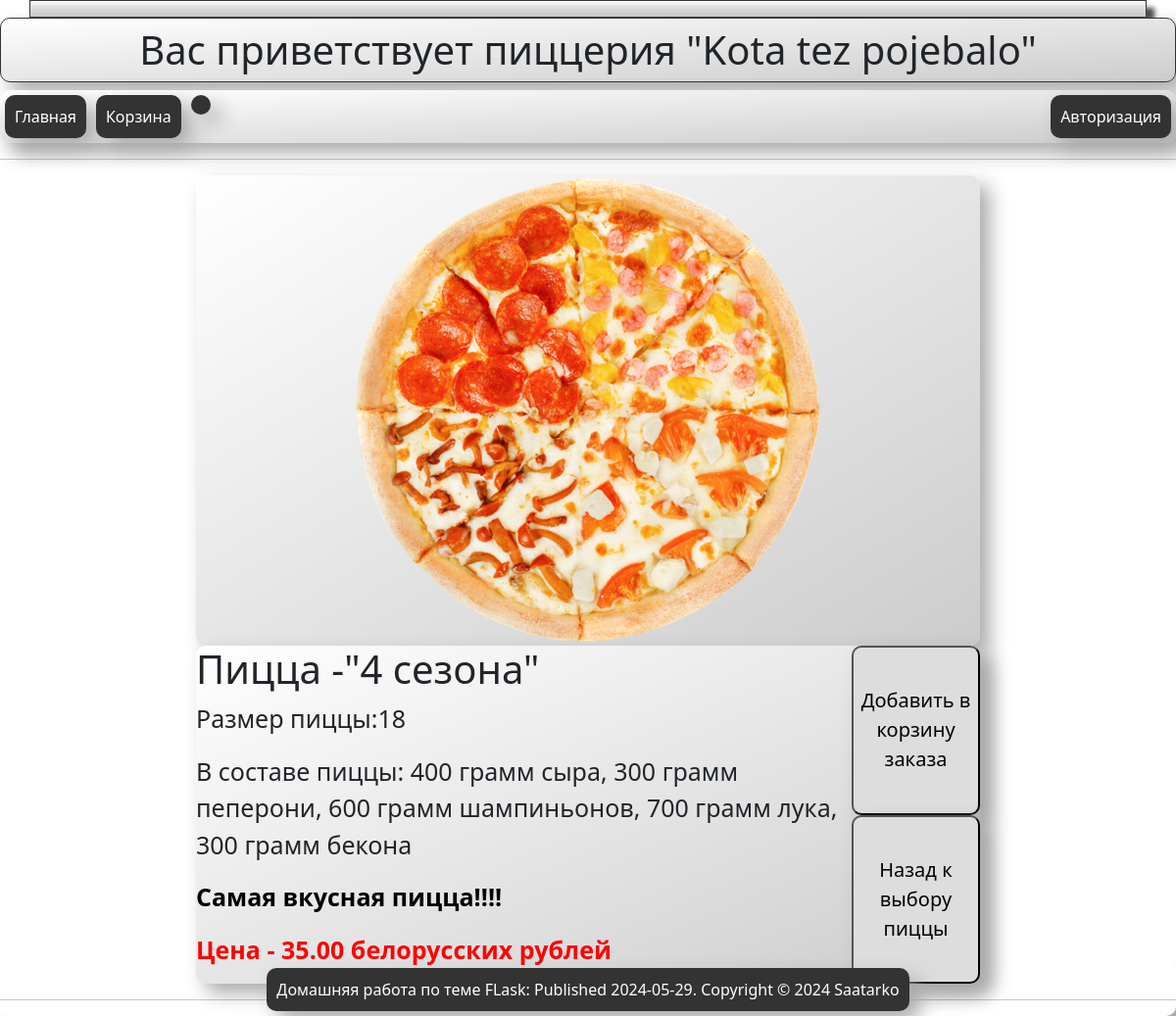
The page /pizza/4 сезона on the database its author committed.
### main.py (models this page shows)
class Recipes(db.Model):
    id_recipe = db.Column(db.Integer, primary_key=True)
    name_recipe = db.Column(db.String(50), unique=True)
    size = db.Column(db.Integer)
    cheese = db.Column(db.Integer)
    pepperoni = db.Column(db.Integer)
    mushrooms = db.Column(db.Integer)
    onions = db.Column(db.Integer)
    bacon = db.Column(db.Integer)
    price = db.Column(db.Integer)
    description = db.Column(db.Text)
    eng_name = db.Column(db.Text)

### main.py (the view)
@app.route('/pizza/<string:pizza>')   # Функция обработки страницы конкретной пиццы
def get_pizza_interface(pizza):
    if pizza != 'favicon.ico':
        pizza = SyncORM.get_pizza(pizza)
        temp = pizza.eng_name
        path = '/media/examples/' + temp + '.png'
        return render_template('pizza.html', pizza=pizza, temp_path=path)

### main.py (called while the page is built)
    @staticmethod
    def get_pizza(name):
        with app.app_context():
            query = db.select(Recipes)
            result = db.session.execute(query)
            recipes = result.scalars().all()
            for i in recipes:
                if i.name_recipe == name:
                    return i

### templates/pizza.html (shortened to what this page needs)
{% extends "base.html" %}
{% block no_bootstrap_content %}
    <div class="flex_body-pizza">
             <img src="{{ url_for('static', filename=temp_path) }}" alt="{{pizza.name_recipe}}" />
    </div>
    <div class="flex_body-pizza">
         <div class="flex_body-pizza-child">
            <h1>Пицца -"{{pizza.name_recipe}}"</h1>
            <p> Размер пиццы:{{ pizza.size }}</p>
            <p>В составе пиццы: {{(pizza.cheese)*100}} грамм сыра, {{pizza.pepperoni*100}} грамм пеперони,
            {{pizza.mushrooms*100}} грамм шампиньонов, {{pizza.onions*100}} грамм лука, {{pizza.bacon*100}} грамм бекона
            </p>
            <p class="description">{{ pizza.description }}</p>
             <p class="price">Цена - {{pizza.price}}.00 белорусских рублей</p>
         </div>
         <div class="flex_body-pizza-child">
            <div >
                <div>
                    <button onclick="redirectToUrl3()" class="button_pizza">Добавить в корзину заказа</button>
                </div>
                <div>
                    <button onclick="redirectToUrl4()" class="button_pizza">Назад к выбору пиццы</button>
                </div>
            </div>
         </div>
    </div>
{% endblock %}

### templates/base.html (shortened to what this page needs)
<html>
    <head>
       <link rel="stylesheet" href="{{ url_for('static', filename='style.css') }}">
        <link rel="stylesheet" href="https://cdn.jsdelivr.net/npm/bootstrap@5.3.3/dist/css/bootstrap.min.css" id="bootstrapCSS">
      <div class="container">
    </div>
    </head>
    <body>
    <h1 class="text-center">{{'Вас приветствует пиццерия "Kota tez pojebalo" '}}</h1>
        <div class="flex-container">
            <div  class="flex-child">
                <a href="/">Главная</a>
                <a href="/basket">Корзина</a>
            {% if current_user.is_anonymous %}
                     <a></a>
                     {% else %}
                        <a href="{{ url_for('get_clients_interface') }}">Клиенты</a>
            {% endif %}
            </div>
            <div  class="flex-child">
                     {% if current_user.is_anonymous %}
                     <a href="{{ url_for('login') }}">Авторизация</a>
                     {% else %}
                        <a href="{{ url_for('logout',  logout='logout') }}">Выйти</a>
                     {% endif %}
             </div>
         </div>
        <hr>
        {% block no_bootstrap_content %}{% endblock %}
        <div class="flex-container_3">
            <div class="footer">
            <div  class="flex-child_3">
                <a>Домашняя работа по теме FLask: Published 2024-05-29. Copyright © 2024 Saatarko</a>
            </div>
            </div>
        </div>
     </body>
</html>

### static/style.css (style rules this page uses)
body { background-image: url('/static/media/examples/wood.jpg'); }
h1 { color: black; font-size: 40px justify-content: center; font-weight: 700 }
.price { color: red; font-size: 30px; font-weight: 900; }
.description { color: black; font-size: 20px; font-weight: 600; }
.text-center { text-align: center; width: 100%; border: 1px solid #333; padding: 8px 12px; box-shadow: 10px 10px 20px #aaaaaa; background: linear-gradient(to bottom right, #ffffff, #cccccc); border-radius: 10px; }
.container { color: red; font-size: 20px; font-weight: 600; border: 1px solid #333; box-shadow: 8px 8px 5px #444; padding: 8px 12px; background-image: linear-gradient(180deg, #fff, #ddd 40%, #ccc); }
.flex-container { display: flex; background: linear-gradient(to bottom right, #ffffff, #cccccc); box-shadow: 10px 10px 20px #aaaaaa; border-radius: 10px; z-index: 5; }
.flex-child { display: flex; align-items: center; }
.flex-child:first-child { flex: 1; justify-content: flex-start; align-items: flex-start; display: flex; }
.flex-child:last-child { flex: 2; justify-content: flex-end; display: flex; }
.flex-child a { padding: 10px; text-decoration: none; color: white; background: #333; margin: 5px; box-shadow: 10px 10px 20px #aaaaaa; border-radius: 10px; }
.flex-container_3 { z-index: 5; display: flex; background-color: rgba(255, 255, 255, 10) height: 5%; justify-content: center; box-shadow: 20px 20px 20px #aaaaaa; flex-direction: column; border-radius: 10px; position: fixed; bottom: 0; width: 100%; }
.flex-child_3 { align-items: flex-end; display: flex; align-items: center; justify-content: center; color: white; }
.flex-child_3 a { padding: 10px; text-decoration: none; color: white; background: #333; margin: 5px; box-shadow: 10px 10px 20px #aaaaaa; border-radius: 10px; }
.footer { flex-shrink: 0; }
.flex_body-pizza { display: flex; width: 800px; margin: 0 auto; background: linear-gradient(to bottom right, #ffffff, #cccccc); box-shadow: 10px 10px 20px #aaaaaa; border-radius: 10px; gap: 0px; justify-content: center; align-content: center; z-index: 5; }
.flex_body-pizza-child { justify-content: center; flex-direction: row; align-items: center; }
.flex_body-pizza-child p { font-size: 25px; }
.button_pizza { display: flex; flex-direction: column; width: 100%; height: 50%; gap: 10px; background-color: #ddd; color: black; box-shadow: 10px 10px 20px #aaaaaa; border-radius: 10px; justify-content: center; align-content: center; font-size: 20px; }

### rows shown on the page
Recipes: name_recipe "4 сезона", size "18", (pizza.cheese)*100 "400", pizza.pepperoni*100 "300", pizza.mushrooms*100 "600", pizza.onions*100 "700", pizza.bacon*100 "300", description "Самая вкусная пицца!!!!", price "35"

### other values the page prints
{{ 'Вас приветствует пиццерия "Kota tez pojebalo" ' }} "Вас приветствует пиццерия \"Kota tez pojebalo\""
